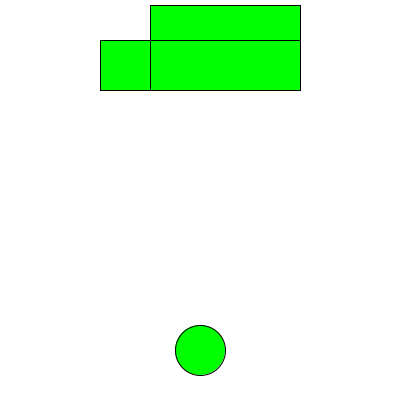
Frame 1 (no input)
Frame 60 (the mouse pressed at the canvas centre just before this capture): identical to frame 1, image omitted
Frame 120 (the mouse held since frame 60 and released just before this capture): identical to frame 1, image omitted

The Processing sketch that drew this single still picture (run headless with seeded random() and noise(); from frame 60 on, the mouse is pressed at the canvas centre):

// Processing sketch: sketch_170930a
// ── sketch_170930a.pde
       class Car{
      int size;
      int carx;
      int cary;
      int speed;
     
     Car(int size, int carx, int cary, int speed){
      this.size= size;
      this.carx  = carx;
      this.cary = cary;
      this.speed = speed;
      
     }
     void display() 
  {
    fill(0,255,0);
    rect(carx , cary,  size, 50);
  }

 } 

void setup(){
  size(400,400);
  
}
int x = 200;
int y = 350;
int a = 20;
        
  Car b = new Car(100,100,40,50);
Car c = new Car(150,150,5,10);
        
  Car d = new Car(150,150,40,50);

  void draw(){
    background(255,255,255);
    fill(0,255,0);
    ellipse(x,y,50,50);
    b.display();
    c.display();
    d.display();
  } 
    void keyPressed()
{
  if(key == CODED){
      if(keyCode == UP)
      {
        y = y - a;
      //Frog Y position goes up
      }
      else if(keyCode == DOWN)
      {
        y = y + a;
        //Frog Y position goes down 
      }
      else if(keyCode == RIGHT)
      {
        x = x + a;
       //Frog X position goes right
      }
      else if(keyCode == LEFT)
      {
        x = x - a;
        //Frog X position goes left
      }
   }

   if(x>375){
     x=375;
   }
   if(x<25){
     x=25;
   }
    if(y>375){
      y=375;
    }
    if(y<25){
      y=25;
    }
    

    
    

    

  
  
  
  
  
  
  
  
  
  
  
  
  
  
  
  
}
